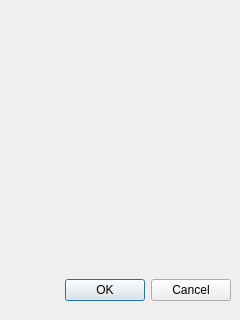
<ui version="4.0">
 <class>coordinate_of_calculated_point</class>
 <widget class="QDialog" name="coordinate_of_calculated_point">
  <property name="geometry">
   <rect>
    <x>0</x>
    <y>0</y>
    <width>240</width>
    <height>320</height>
   </rect>
  </property>
  <property name="windowTitle">
   <string>Dialog</string>
  </property>
  <widget class="QDialogButtonBox" name="buttonBox">
   <property name="geometry">
    <rect>
     <x>10</x>
     <y>270</y>
     <width>221</width>
     <height>41</height>
    </rect>
   </property>
   <property name="orientation">
    <enum>Qt::Horizontal</enum>
   </property>
   <property name="standardButtons">
    <set>QDialogButtonBox::Cancel|QDialogButtonBox::Ok</set>
   </property>
  </widget>
 </widget>
 <resources/>
 <connections>
  <connection>
   <sender>buttonBox</sender>
   <signal>accepted()</signal>
   <receiver>coordinate_of_calculated_point</receiver>
   <slot>accept()</slot>
   <hints>
    <hint type="sourcelabel">
     <x>248</x>
     <y>254</y>
    </hint>
    <hint type="destinationlabel">
     <x>157</x>
     <y>274</y>
    </hint>
   </hints>
  </connection>
  <connection>
   <sender>buttonBox</sender>
   <signal>rejected()</signal>
   <receiver>coordinate_of_calculated_point</receiver>
   <slot>reject()</slot>
   <hints>
    <hint type="sourcelabel">
     <x>316</x>
     <y>260</y>
    </hint>
    <hint type="destinationlabel">
     <x>286</x>
     <y>274</y>
    </hint>
   </hints>
  </connection>
 </connections>
</ui>
